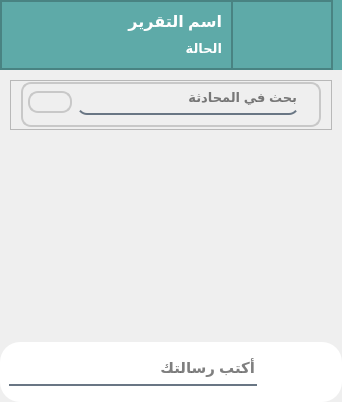
                  <widget class="QWidget" name="chat_body_container_2" native="true">
                   <property name="sizePolicy">
                    <sizepolicy hsizetype="Expanding" vsizetype="Expanding">
                     <horstretch>0</horstretch>
                     <verstretch>0</verstretch>
                    </sizepolicy>
                   </property>
                   <property name="maximumSize">
                    <size>
                     <width>16777215</width>
                     <height>16777215</height>
                    </size>
                   </property>
                   <property name="toolTip">
                    <string/>
                   </property>
                   <property name="styleSheet">
                    <string notr="true"/>
                   </property>
                   <layout class="QVBoxLayout" name="verticalLayout_16" stretch="0,0,0">
                    <property name="spacing">
                     <number>0</number>
                    </property>
                    <property name="leftMargin">
                     <number>0</number>
                    </property>
                    <property name="topMargin">
                     <number>0</number>
                    </property>
                    <property name="rightMargin">
                     <number>0</number>
                    </property>
                    <property name="bottomMargin">
                     <number>0</number>
                    </property>
                    <item alignment="Qt::AlignTop">
                     <widget class="QWidget" name="chat_header_container" native="true">
                      <property name="minimumSize">
                       <size>
                        <width>0</width>
                        <height>70</height>
                       </size>
                      </property>
                      <property name="maximumSize">
                       <size>
                        <width>16777215</width>
                        <height>70</height>
                       </size>
                      </property>
                      <property name="styleSheet">
                       <string notr="true">background-color:rgb(94, 170, 168);
color:rgb(255,255,255);

</string>
                      </property>
                      <layout class="QVBoxLayout" name="verticalLayout_24">
                       <property name="spacing">
                        <number>10</number>
                       </property>
                       <property name="leftMargin">
                        <number>0</number>
                       </property>
                       <property name="topMargin">
                        <number>0</number>
                       </property>
                       <property name="bottomMargin">
                        <number>0</number>
                       </property>
                       <item>
                        <widget class="QFrame" name="frame_12">
                         <property name="frameShape">
                          <enum>QFrame::StyledPanel</enum>
                         </property>
                         <property name="frameShadow">
                          <enum>QFrame::Raised</enum>
                         </property>
                         <layout class="QHBoxLayout" name="horizontalLayout_17">
                          <property name="spacing">
                           <number>0</number>
                          </property>
                          <property name="leftMargin">
                           <number>0</number>
                          </property>
                          <property name="topMargin">
                           <number>0</number>
                          </property>
                          <property name="rightMargin">
                           <number>0</number>
                          </property>
                          <property name="bottomMargin">
                           <number>0</number>
                          </property>
                          <item>
                           <widget class="QFrame" name="frame_36">
                            <property name="sizePolicy">
                             <sizepolicy hsizetype="Expanding" vsizetype="Expanding">
                              <horstretch>0</horstretch>
                              <verstretch>0</verstretch>
                             </sizepolicy>
                            </property>
                            <property name="minimumSize">
                             <size>
                              <width>100</width>
                              <height>0</height>
                             </size>
                            </property>
                            <property name="frameShape">
                             <enum>QFrame::StyledPanel</enum>
                            </property>
                            <property name="frameShadow">
                             <enum>QFrame::Raised</enum>
                            </property>
                            <layout class="QVBoxLayout" name="verticalLayout_47">
                             <item>
                              <widget class="QLabel" name="chat_report_name">
                               <property name="font">
                                <font>
                                 <pointsize>12</pointsize>
                                 <weight>75</weight>
                                 <bold>true</bold>
                                </font>
                               </property>
                               <property name="text">
                                <string>اسم التقرير</string>
                               </property>
                              </widget>
                             </item>
                             <item>
                              <widget class="QLabel" name="chat_report_state">
                               <property name="font">
                                <font>
                                 <pointsize>10</pointsize>
                                 <weight>75</weight>
                                 <bold>true</bold>
                                </font>
                               </property>
                               <property name="text">
                                <string>الحالة</string>
                               </property>
                              </widget>
                             </item>
                            </layout>
                           </widget>
                          </item>
                          <item>
                           <widget class="QFrame" name="frame_35">
                            <property name="minimumSize">
                             <size>
                              <width>100</width>
                              <height>0</height>
                             </size>
                            </property>
                            <property name="layoutDirection">
                             <enum>Qt::LeftToRight</enum>
                            </property>
                            <property name="frameShape">
                             <enum>QFrame::StyledPanel</enum>
                            </property>
                            <property name="frameShadow">
                             <enum>QFrame::Raised</enum>
                            </property>
                            <layout class="QHBoxLayout" name="horizontalLayout_37">
                             <item>
                              <widget class="QPushButton" name="btn_accept_report">
                               <property name="font">
                                <font>
                                 <pointsize>10</pointsize>
                                 <weight>50</weight>
                                 <bold>false</bold>
                                </font>
                               </property>
                               <property name="focusPolicy">
                                <enum>Qt::NoFocus</enum>
                               </property>
                               <property name="toolTip">
                                <string>Accept Report</string>
                               </property>
                               <property name="styleSheet">
                                <string notr="true">QPushButton{
color:rgb(94, 170, 168);
border-radius:10px;
}

QPushButton:hover{
background-color: qlineargradient(spread:pad, x1:0, y1:0.5, x2:0.5, y2:0.45,stop:0 rgba(255, 255, 255, 226) , stop:1 rgba(94, 170, 168,100));
color:#FFFFFF;
}

QPushButton:pressed{
	padding-left:5px;
	padding-top:5px;
	background-color:rgb(94, 170, 168);
	color:#FFFFFF;
}
</string>
                               </property>
                               <property name="text">
                                <string/>
                               </property>
                               <property name="icon">
                                <iconset resource="../../res.qrc">
                                 <normaloff>:/image/image/icon/White/thumbs-up.svg</normaloff>:/image/image/icon/White/thumbs-up.svg</iconset>
                               </property>
                               <property name="iconSize">
                                <size>
                                 <width>30</width>
                                 <height>30</height>
                                </size>
                               </property>
                              </widget>
                             </item>
                             <item>
                              <widget class="QPushButton" name="btn_reject_report">
                               <property name="font">
                                <font>
                                 <pointsize>10</pointsize>
                                 <weight>50</weight>
                                 <bold>false</bold>
                                </font>
                               </property>
                               <property name="toolTip">
                                <string>Reject Report</string>
                               </property>
                               <property name="styleSheet">
                                <string notr="true">QPushButton{
color:rgb(94, 170, 168);
border-radius:10px;
}

QPushButton:hover{
background-color: qlineargradient(spread:pad, x1:0, y1:0.5, x2:0.5, y2:0.45,stop:0 rgba(255, 255, 255, 226) , stop:1 rgba(94, 170, 168,100));
color:#FFFFFF;
}

QPushButton:pressed{
	padding-left:5px;
	padding-top:5px;
	background-color:rgb(94, 170, 168);
	color:#FFFFFF;
}
</string>
                               </property>
                               <property name="text">
                                <string/>
                               </property>
                               <property name="icon">
                                <iconset resource="../../res.qrc">
                                 <normaloff>:/image/image/icon/White/thumbs-down.svg</normaloff>:/image/image/icon/White/thumbs-down.svg</iconset>
                               </property>
                               <property name="iconSize">
                                <size>
                                 <width>30</width>
                                 <height>30</height>
                                </size>
                               </property>
                              </widget>
                             </item>
                            </layout>
                           </widget>
                          </item>
                         </layout>
                        </widget>
                       </item>
                      </layout>
                     </widget>
                    </item>
                    <item>
                     <widget class="QWidget" name="chat_body_container" native="true">
                      <property name="sizePolicy">
                       <sizepolicy hsizetype="Expanding" vsizetype="Expanding">
                        <horstretch>0</horstretch>
                        <verstretch>0</verstretch>
                       </sizepolicy>
                      </property>
                      <property name="font">
                       <font>
                        <pointsize>10</pointsize>
                       </font>
                      </property>
                      <property name="styleSheet">
                       <string notr="true"/>
                      </property>
                      <layout class="QVBoxLayout" name="verticalLayout_18">
                       <property name="spacing">
                        <number>10</number>
                       </property>
                       <property name="leftMargin">
                        <number>10</number>
                       </property>
                       <property name="topMargin">
                        <number>10</number>
                       </property>
                       <property name="rightMargin">
                        <number>10</number>
                       </property>
                       <property name="bottomMargin">
                        <number>10</number>
                       </property>
                       <item alignment="Qt::AlignTop">
                        <widget class="QFrame" name="frame_48">
                         <property name="minimumSize">
                          <size>
                           <width>0</width>
                           <height>50</height>
                          </size>
                         </property>
                         <property name="frameShape">
                          <enum>QFrame::StyledPanel</enum>
                         </property>
                         <property name="frameShadow">
                          <enum>QFrame::Raised</enum>
                         </property>
                         <layout class="QHBoxLayout" name="horizontalLayout_47">
                          <property name="spacing">
                           <number>0</number>
                          </property>
                          <property name="leftMargin">
                           <number>10</number>
                          </property>
                          <property name="topMargin">
                           <number>0</number>
                          </property>
                          <property name="rightMargin">
                           <number>10</number>
                          </property>
                          <property name="bottomMargin">
                           <number>0</number>
                          </property>
                          <item alignment="Qt::AlignHCenter|Qt::AlignVCenter">
                           <widget class="QFrame" name="frame_49">
                            <property name="minimumSize">
                             <size>
                              <width>300</width>
                              <height>0</height>
                             </size>
                            </property>
                            <property name="styleSheet">
                             <string notr="true">border: 2px solid rgba(200,200,200,255);
border-radius:10px</string>
                            </property>
                            <property name="frameShape">
                             <enum>QFrame::Box</enum>
                            </property>
                            <property name="frameShadow">
                             <enum>QFrame::Sunken</enum>
                            </property>
                            <layout class="QHBoxLayout" name="horizontalLayout_46">
                             <property name="spacing">
                              <number>5</number>
                             </property>
                             <property name="leftMargin">
                              <number>5</number>
                             </property>
                             <property name="topMargin">
                              <number>5</number>
                             </property>
                             <property name="rightMargin">
                              <number>20</number>
                             </property>
                             <property name="bottomMargin">
                              <number>10</number>
                             </property>
                             <item>
                              <widget class="QPushButton" name="btn_message_search">
                               <property name="font">
                                <font>
                                 <pointsize>11</pointsize>
                                 <weight>75</weight>
                                 <bold>true</bold>
                                </font>
                               </property>
                               <property name="toolTip">
                                <string>Search In Messages</string>
                               </property>
                               <property name="styleSheet">
                                <string notr="true">
QPushButton{
border:none;
color:rgb(94, 170, 168);
border-radius:10px;
}

QPushButton:hover{
background-color: qlineargradient(spread:pad, x1:0, y1:0.5, x2:0.5, y2:0.45,stop:0 rgba(255, 255, 255, 226) , stop:1 rgb(94, 170, 168));
color:#FFFFFF;
}

QPushButton:pressed{
	padding-left:5px;
	padding-top:5px;
	background-color:rgb(94, 170, 168);
	color:#FFFFFF;
}
border:none</string>
                               </property>
                               <property name="text">
                                <string/>
                               </property>
                               <property name="icon">
                                <iconset resource="../../res.qrc">
                                 <normaloff>:/icon/image/icon/search.svg</normaloff>:/icon/image/icon/search.svg</iconset>
                               </property>
                               <property name="iconSize">
                                <size>
                                 <width>25</width>
                                 <height>25</height>
                                </size>
                               </property>
                              </widget>
                             </item>
                             <item>
                              <widget class="QLineEdit" name="le_message_search">
                               <property name="font">
                                <font>
                                 <pointsize>10</pointsize>
                                 <weight>75</weight>
                                 <bold>true</bold>
                                </font>
                               </property>
                               <property name="styleSheet">
                                <string notr="true">border:none;
background-color:rgba(0,0,0,0);
border:none;
border-bottom: 2px solid rgba(105,118,132,255);
padding-bottom:7px;</string>
                               </property>
                               <property name="placeholderText">
                                <string>بحث في المحادثة</string>
                               </property>
                              </widget>
                             </item>
                            </layout>
                           </widget>
                          </item>
                         </layout>
                        </widget>
                       </item>
                       <item>
                        <widget class="QListWidget" name="chat_history">
                         <property name="minimumSize">
                          <size>
                           <width>0</width>
                           <height>0</height>
                          </size>
                         </property>
                         <property name="font">
                          <font>
                           <pointsize>10</pointsize>
                           <weight>75</weight>
                           <bold>true</bold>
                          </font>
                         </property>
                         <property name="layoutDirection">
                          <enum>Qt::LeftToRight</enum>
                         </property>
                         <property name="styleSheet">
                          <string notr="true">QListView{
			background-color:rgba(0,0,0,0)

}

QListView::item{
            color: black;
            padding: 10px;
            border-radius: 10px;
            font-size: 14px;
			background-color:rgba(0,0,0,0)

}
QListView::item:Hover{
background-color: qlineargradient(spread:pad, x1:0, y1:0, x2:0.843, y2:0, stop:0 rgba(0, 0, 0, 16), stop:1 rgba(255, 255, 255, 50))

}

QListView::item:Selected{
background-color: qlineargradient(spread:pad, x1:0, y1:0, x2:0.843, y2:0, stop:0 rgba(0, 0, 0, 16), stop:1 rgba(255, 255, 255, 50))

}</string>
                         </property>
                         <property name="frameShape">
                          <enum>QFrame::WinPanel</enum>
                         </property>
                         <property name="frameShadow">
                          <enum>QFrame::Sunken</enum>
                         </property>
                         <property name="lineWidth">
                          <number>1</number>
                         </property>
                         <property name="midLineWidth">
                          <number>0</number>
                         </property>
                         <property name="dragDropMode">
                          <enum>QAbstractItemView::DragOnly</enum>
                         </property>
                         <property name="defaultDropAction">
                          <enum>Qt::IgnoreAction</enum>
                         </property>
                         <property name="alternatingRowColors">
                          <bool>false</bool>
                         </property>
                         <property name="movement">
                          <enum>QListView::Free</enum>
                         </property>
                         <property name="flow">
                          <enum>QListView::TopToBottom</enum>
                         </property>
                         <property name="isWrapping" stdset="0">
                          <bool>false</bool>
                         </property>
                         <property name="resizeMode">
                          <enum>QListView::Adjust</enum>
                         </property>
                         <property name="layoutMode">
                          <enum>QListView::SinglePass</enum>
                         </property>
                         <property name="spacing">
                          <number>5</number>
                         </property>
                         <property name="viewMode">
                          <enum>QListView::ListMode</enum>
                         </property>
                         <property name="uniformItemSizes">
                          <bool>false</bool>
                         </property>
                         <property name="batchSize">
                          <number>1000</number>
                         </property>
                         <property name="wordWrap">
                          <bool>true</bool>
                         </property>
                         <property name="selectionRectVisible">
                          <bool>false</bool>
                         </property>
                         <property name="currentRow">
                          <number>-1</number>
                         </property>
                         <property name="sortingEnabled">
                          <bool>false</bool>
                         </property>
                        </widget>
                       </item>
                      </layout>
                     </widget>
                    </item>
                    <item alignment="Qt::AlignBottom">
                     <widget class="QWidget" name="chat_bottom_container" native="true">
                      <property name="styleSheet">
                       <string notr="true">border-radius:20px</string>
                      </property>
                      <layout class="QVBoxLayout" name="verticalLayout_22">
                       <property name="spacing">
                        <number>0</number>
                       </property>
                       <property name="leftMargin">
                        <number>0</number>
                       </property>
                       <property name="topMargin">
                        <number>0</number>
                       </property>
                       <property name="rightMargin">
                        <number>0</number>
                       </property>
                       <property name="bottomMargin">
                        <number>0</number>
                       </property>
                       <item>
                        <widget class="QFrame" name="frame_11">
                         <property name="minimumSize">
                          <size>
                           <width>0</width>
                           <height>60</height>
                          </size>
                         </property>
                         <property name="styleSheet">
                          <string notr="true">background-color:#FFFFFF;
border-radius : 20px</string>
                         </property>
                         <property name="frameShape">
                          <enum>QFrame::StyledPanel</enum>
                         </property>
                         <property name="frameShadow">
                          <enum>QFrame::Raised</enum>
                         </property>
                         <layout class="QHBoxLayout" name="horizontalLayout_12">
                          <item>
                           <widget class="QLineEdit" name="txt_space_chat">
                            <property name="font">
                             <font>
                              <pointsize>11</pointsize>
                              <weight>75</weight>
                              <bold>true</bold>
                             </font>
                            </property>
                            <property name="autoFillBackground">
                             <bool>false</bool>
                            </property>
                            <property name="styleSheet">
                             <string notr="true">background-color:rgba(0,0,0,0);
border:none;
border-bottom: 2px solid rgba(105,118,132,255);
color:rgb(0,0,0);
padding-bottom:7px;</string>
                            </property>
                            <property name="placeholderText">
                             <string>أكتب رسالتك</string>
                            </property>
                            <property name="clearButtonEnabled">
                             <bool>true</bool>
                            </property>
                           </widget>
                          </item>
                          <item alignment="Qt::AlignRight">
                           <widget class="QPushButton" name="btn_send_text">
                            <property name="sizePolicy">
                             <sizepolicy hsizetype="Expanding" vsizetype="Expanding">
                              <horstretch>0</horstretch>
                              <verstretch>0</verstretch>
                             </sizepolicy>
                            </property>
                            <property name="styleSheet">
                             <string notr="true">QPushButton{
color:rgb(94, 170, 168);
border-radius:10px;
}

QPushButton:hover{
background-color: qlineargradient(spread:pad, x1:0, y1:0.5, x2:0.5, y2:0.45,stop:0 rgba(255, 255, 255, 226) , stop:1 rgba(94, 170, 168,100));
color:#FFFFFF;
}

QPushButton:pressed{
	padding-left:5px;
	padding-top:5px;
	background-color:rgb(94, 170, 168);
	color:#FFFFFF;
}
</string>
                            </property>
                            <property name="text">
                             <string/>
                            </property>
                            <property name="icon">
                             <iconset resource="../../res.qrc">
                              <normaloff>:/icon/image/icon/send.svg</normaloff>:/icon/image/icon/send.svg</iconset>
                            </property>
                            <property name="iconSize">
                             <size>
                              <width>30</width>
                              <height>30</height>
                             </size>
                            </property>
                           </widget>
                          </item>
                          <item alignment="Qt::AlignRight">
                           <widget class="QPushButton" name="btn_send_file">
                            <property name="sizePolicy">
                             <sizepolicy hsizetype="Expanding" vsizetype="Expanding">
                              <horstretch>0</horstretch>
                              <verstretch>0</verstretch>
                             </sizepolicy>
                            </property>
                            <property name="styleSheet">
                             <string notr="true">QPushButton{
color:rgb(94, 170, 168);
border-radius:10px;
}

QPushButton:hover{
background-color: qlineargradient(spread:pad, x1:0, y1:0.5, x2:0.5, y2:0.45,stop:0 rgba(255, 255, 255, 226) , stop:1 rgba(94, 170, 168,100));
color:#FFFFFF;
}

QPushButton:pressed{
	padding-left:5px;
	padding-top:5px;
	background-color:rgb(94, 170, 168);
	color:#FFFFFF;
}
</string>
                            </property>
                            <property name="text">
                             <string/>
                            </property>
                            <property name="icon">
                             <iconset resource="../../res.qrc">
                              <normaloff>:/icon/image/icon/paperclip.svg</normaloff>:/icon/image/icon/paperclip.svg</iconset>
                            </property>
                            <property name="iconSize">
                             <size>
                              <width>30</width>
                              <height>30</height>
                             </size>
                            </property>
                           </widget>
                          </item>
                         </layout>
                        </widget>
                       </item>
                      </layout>
                     </widget>
                    </item>
                   </layout>
                  </widget>
